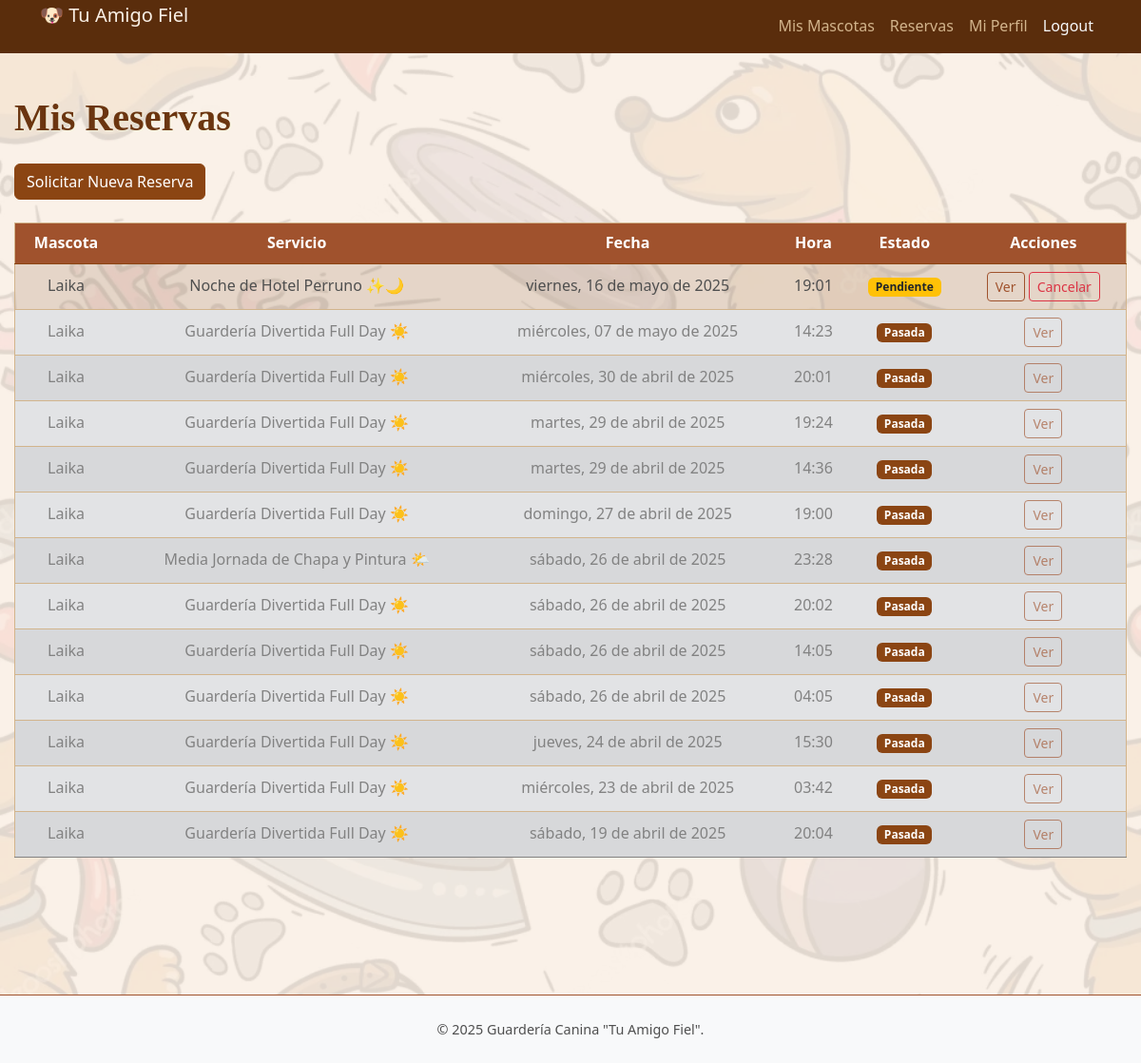
Page /daycare/reservas/ (signed in) on the earlier database version.
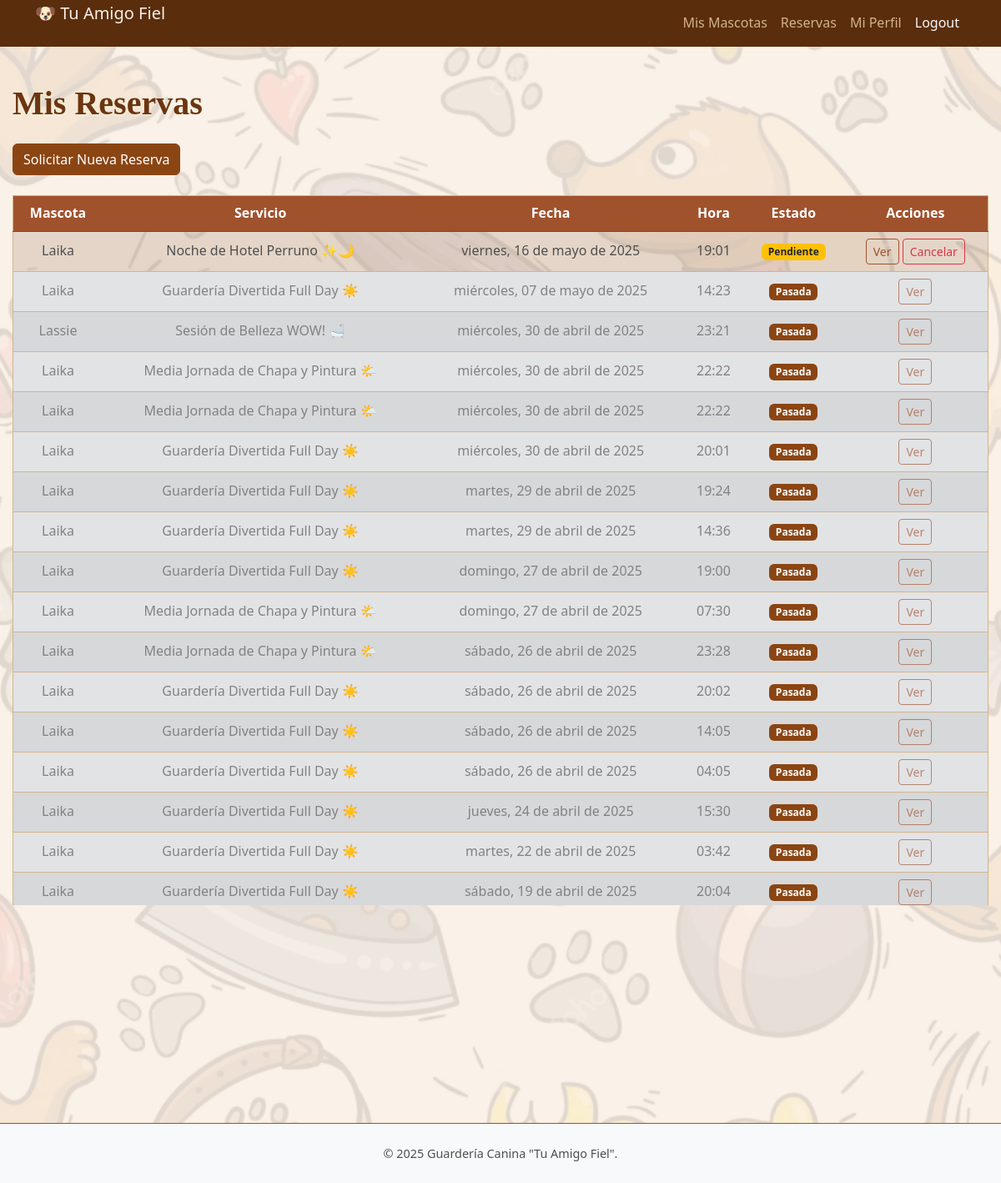
Same page on the later database version.
### daycare/models.py (models this page shows, shortened)
class Booking(models.Model):
    pet = models.ForeignKey(Pet, on_delete=models.CASCADE, related_name='bookings')
    service = models.ForeignKey(Service, on_delete=models.CASCADE, related_name='bookings', verbose_name='Servicio')
    date = models.DateField()
    time = models.TimeField()
    status = CharField(max_length=20, choices=STATUS_CHOICES, default='Pending')
    notes = models.TextField(blank=True, null=True, verbose_name='Notas del Dueño al Reservar')
    created_at = models.DateTimeField(auto_now_add=True)
    staff_notes = models.TextField(blank=True, null=True, verbose_name='Notas Internas del Staff') # <--- Añade este campo
    class Meta:
        ordering = ['date', 'time']

class Pet(models.Model):
    owner = models.ForeignKey(Owner, on_delete=models.CASCADE, related_name='pets') # Relación muchos-a-uno con Dueño
    nombre = models.CharField(max_length=100)
    raza = models.CharField(max_length=100, blank=True, null=True)
    fecha_nacimiento = models.DateField(blank=True, null=True)
    foto = models.ImageField(upload_to='pets_photos/', blank=True, null=True)
    notas_medicas = models.TextField(blank=True, null=True) # Alergias, medicaciones, etc.
    comportamiento_notas = models.TextField(blank=True, null=True, verbose_name='Notas sobre la Mascota') # Cómo se lleva con otros perros, etc.

class Service(models.Model):
    name = models.CharField(max_length=255, unique=True, verbose_name='Nombre del Servicio') # Nombre único del servicio
    description = models.TextField(blank=True, null=True, verbose_name='Descripción') # Descripción detallada
    price = models.DecimalField(max_digits=6, decimal_places=2, null=True, blank=True, verbose_name='Precio')
    duration_description = models.CharField(max_length=100, blank=True, null=True, verbose_name='Duración (ej: Medio día, 1 hora)')
    is_active = models.BooleanField(default=True, verbose_name='Activo') # Para poder desactivar servicios temporalmente
    def __str__(self):
        return self.name # La representación legible es el nombre del servicio
    class Meta:
        verbose_name = 'Servicio' # Nombre singular en el Admin/Django
        verbose_name_plural = 'Servicios' # Nombre plural en el Admin/Django
        ordering = ['name'] # Ordenar servicios alfabéticamente por nombre

### daycare/views.py (the view)
# urls.py: path('reservas/', views.mis_reservas, name='mis_reservas'),
@login_required
def mis_reservas(request):
    try:
        mis_reservas_list = Booking.objects.filter(pet__owner__user=request.user).order_by('-date', '-time') # <-- Verifica que sea EXACTAMENTE esta línea
    except Exception as e:
        print(f"Error al obtener reservas para el usuario {request.user.username}: {e}")
        mis_reservas_list = []
    context = {
        'mis_reservas': mis_reservas_list,
        'now_date': timezone.now().date(),
    }
    return render(request, 'daycare/mis_reservas.html', context)

### daycare/templates/daycare/mis_reservas.html (shortened to what this page needs)
{% extends 'base.html' %}
{% load static %}
{% block content %}
<div class="paw">
    <h1 class="mb-4 d-inline-block align-middle">Mis Reservas</h1>
    </div>
    <div class="mb-4">
         <a href="{% url 'daycare:solicitar_reserva' %}" class="btn btn-primary">Solicitar Nueva Reserva</a>
    </div>
    {% if mis_reservas %}
        <div style="max-height: 60vh; overflow-y: auto;">
            <div class="table-responsive">
                <table class="table table-striped table-hover align-middle">
                    <thead>
                        <tr>
                            <th>Mascota</th>
                            <th>Servicio</th>
                            <th>Fecha</th>
                            <th>Hora</th>
                            <th>Estado</th>
                            <th>Acciones</th>
                        </tr>
                    </thead>
                    <tbody>
                        {% for reserva in mis_reservas %}
                            <tr class="{% if reserva.date < now_date %}table-secondary text-muted{% endif %}">
                                <td>{{ reserva.pet.nombre }}</td>
                                <td>{{ reserva.service }}</td>
                                <td>{{ reserva.date|date:"l, d \d\e F \d\e Y" }}</td>
                                 <td>{{ reserva.time|time:"H:i" }}</td>
                                <td>
                                    {% if reserva.date < now_date %}
                                        <span class="badge bg-dark">Pasada</span>
                                    {% else %}
                                        {% if reserva.status == 'Pending' %}
                                            <span class="badge bg-warning text-dark">{{ reserva.get_status_display }}</span>
                                        {% elif reserva.status == 'Confirmed' %}
                                            <span class="badge bg-success">{{ reserva.get_status_display }}</span>
                                        {% elif reserva.status == 'Cancelled' %}
                                            <span class="badge bg-danger">{{ reserva.get_status_display }}</span>
                                        {% elif reserva.status == 'Completed' %}
                                            <span class="badge bg-secondary">{{ reserva.get_status_display }}</span>
                                        {% else %}
                                            <span class="badge bg-light text-dark">{{ reserva.get_status_display }}</span>
                                        {% endif %}
                                    {% endif %}
                                </td>
                                <td>
                                    <a href="{% url 'daycare:detalle_reserva' reserva.pk %}" class="btn btn-sm btn-outline-info {% if reserva.date < now_date %}disabled{% endif %}" {% if reserva.date < now_date %}aria-disabled="true"{% endif %}>Ver</a>
                                     {% if reserva.status == 'Pending' and not reserva.date < now_date %}
                                         <a href="{% url 'daycare:cancelar_reserva' reserva.pk %}" class="btn btn-sm btn-outline-danger">Cancelar</a>
                                     {% endif %}
                                </td>
                            </tr>
                        {% endfor %}
                    </tbody>
                </table>
            </div>
        </div>
    {% else %}
        <p class="text-muted text-center">Aún no tienes reservas registradas.</p>
    {% endif %}
{% endblock content %}

Differences in the rows shown:
added Booking: pet.nombre "Lassie", service "Sesión de Belleza WOW! 🛁", date "miércoles, 30 de abril de 2025", time "23:21", shows "Pasada"
added Booking: pet.nombre "Laika", service "Media Jornada de Chapa y Pintura 🌤️", date "miércoles, 30 de abril de 2025", time "22:22", shows "Pasada"
added Booking: pet.nombre "Laika", service "Media Jornada de Chapa y Pintura 🌤️", date "miércoles, 30 de abril de 2025", time "22:22", shows "Pasada"
added Booking: pet.nombre "Laika", service "Media Jornada de Chapa y Pintura 🌤️", date "domingo, 27 de abril de 2025", time "07:30", shows "Pasada"
changed Booking: date "miércoles, 23 de abril de 2025" → "martes, 22 de abril de 2025"
